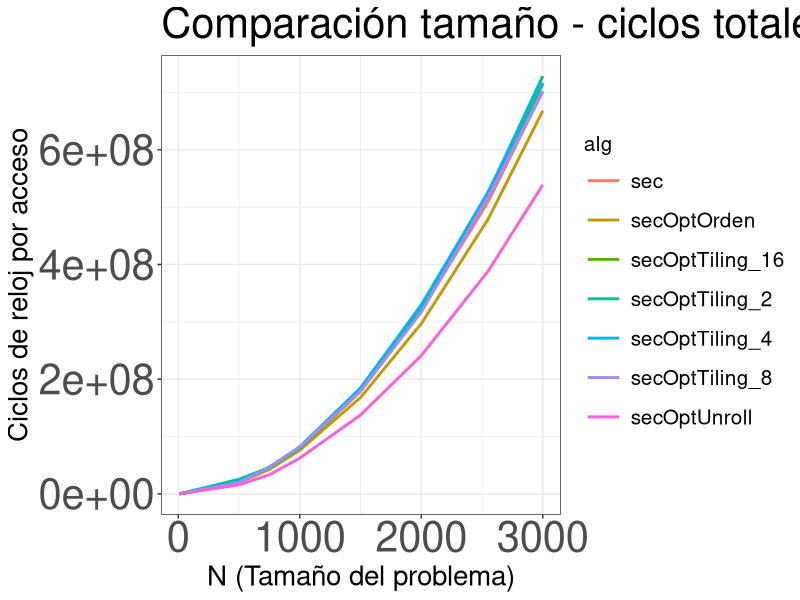
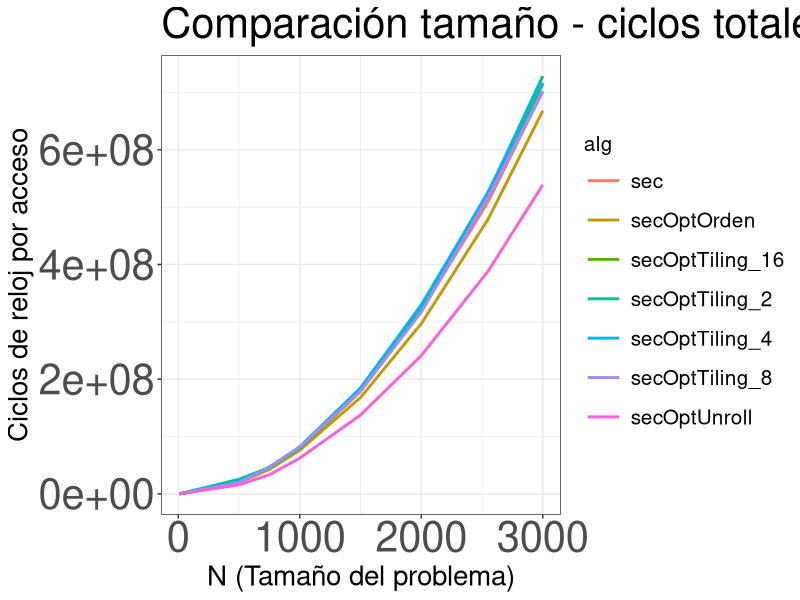

R code for these plots, in order:
library(ggplot2)
setwd(dirname(rstudioapi::getActiveDocumentContext()$path)) # wd = carpeta contenedora del script (solo funciona en RSTUDIO)

# Preparar datos
datos = read.table("salida.txt", header = TRUE, sep = ",")
# Mediana de todas las observaciones
datos <- aggregate( ck ~ N + alg, data = datos, median)

# Grafica de tamaño-ciclos totales para cada algoritmo
plot = ggplot(data = datos, mapping = aes(x = N, y = ck)) +
  geom_line(aes(color = alg, group = alg), lwd = 1) +
  labs(title = "Comparación tamaño - ciclos totales",
       x = "N (Tamaño del problema)",
       y = "Ciclos de reloj por acceso") +
  theme_bw() +
  theme(legend.title = element_text(size = 15),
        legend.text = element_text(size=15),
        legend.key.size = unit(1, 'cm'),
        axis.title.x = element_text(size = 20),
        axis.title.y = element_text(size = 20),
        axis.text.x = element_text(size = 30),
        axis.text.y = element_text(size = 30),
        title = element_text(size = 25))

ggsave("grafica.png", plot, width = 15, height = 10)

# Mostrar gráficas
plot
